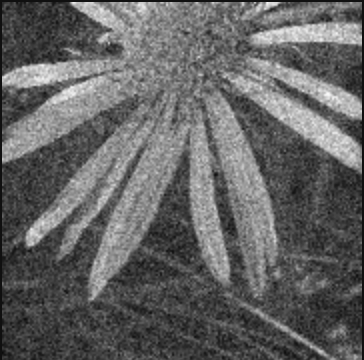
#> input picture learnings/libraries learning/OpenCV/filtering and blurring/noisy_f.png, 364 x 360 px, found by its file name
$ python median_blur.py
#> lines starting #> are read from the running program, lines starting #| are printed output that depends on the picture
import cv2
image = cv2.imread(r"C:\skills\python\learnings\libraries learning\OpenCV\filtering and blurring\noisy_f.png")
#> image is the input picture: shape (360, 364, 3); min 11, max 248, mean 99.4

blurred= cv2.medianBlur(image,11)
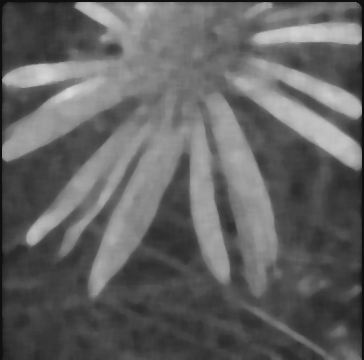
#> blurred: shape (360, 364, 3); min 16, max 216, mean 98.4

cv2.imshow("Original image",image)
cv2.imshow("blurred image",blurred)
cv2.waitKey(0)
cv2.destroyAllWindows()
